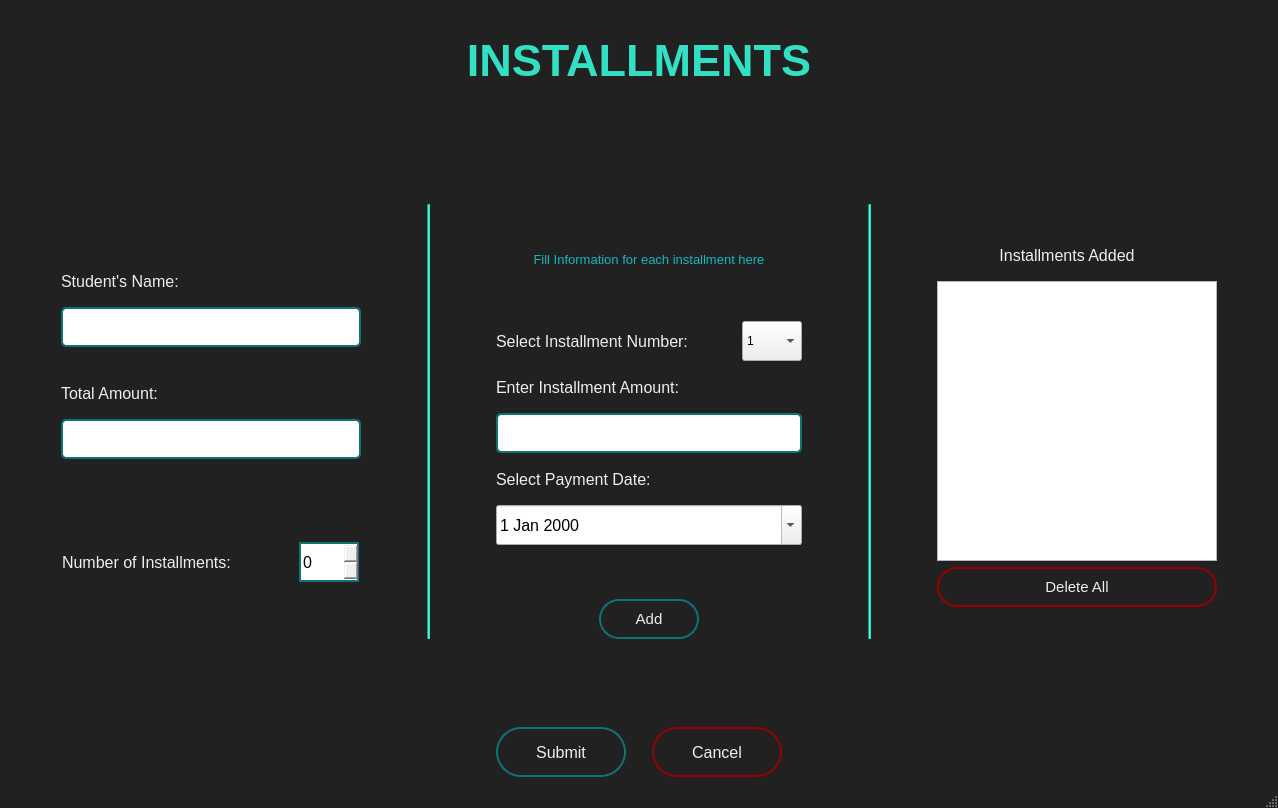
<?xml version="1.0" encoding="UTF-8"?>
<ui version="4.0">
 <class>InstallmentWindow</class>
 <widget class="QMainWindow" name="InstallmentWindow">
  <property name="geometry">
   <rect>
    <x>0</x>
    <y>0</y>
    <width>1278</width>
    <height>808</height>
   </rect>
  </property>
  <property name="windowTitle">
   <string>MainWindow</string>
  </property>
  <property name="styleSheet">
   <string notr="true">QMainWindow{
background-color: #212121;
}

QPushButton{
background-color: #212121;
Color: #eeeeee;
border-radius: 20px;
}

QPushButton#addButton{
border: 2px solid #0d7377;
}

QPushButton#addButton:hover{
border: 3px solid #32e0c4;
background-color: #0d7377;
}

QPushButton#submitButton{
border: 2px solid #0d7377;
border-radius: 25px;
}

QPushButton#submitButton:hover{
border: 3px solid #32e0c4;
background-color: #0d7377;
}

QPushButton#cancelButton{
color: #eeeeee;
background-color: #212121;
border: 2px solid #9a0002;
border-radius: 25px;
}

QPushButton#deleteAllButton:hover{
border: 3px solid rgb(255, 0, 0);
background-color: #9a0002;
}

QPushButton#deleteAllButton{
color: #eeeeee;
background-color: #212121;
border: 2px solid #9a0002;
border-radius: 20px;
}

QPushButton#cancelButton:hover{
border: 3px solid rgb(255, 0, 0);
background-color: #9a0002;
}

QLineEdit{
padding-left: 6px;
padding-right: 6px;
border: 2px solid #0d7377;
border-radius: 5px;
}

QLineEdit:hover{
border: 3px solid #32e0c4;
}

QSpinBox{
border: 2px solid #0d7377;
}

QSpinBox:hover{
border: 2px solid #32e0c4;
}

QLabel{
color: #eeeeee;
}

QLabel#installmentsLabel{
color: #32e0c4;
}</string>
  </property>
  <widget class="QWidget" name="centralwidget">
   <layout class="QGridLayout" name="gridLayout">
    <item row="1" column="2">
     <spacer name="horizontalSpacer_8">
      <property name="orientation">
       <enum>Qt::Horizontal</enum>
      </property>
      <property name="sizeHint" stdset="0">
       <size>
        <width>40</width>
        <height>20</height>
       </size>
      </property>
     </spacer>
    </item>
    <item row="1" column="0">
     <spacer name="horizontalSpacer_7">
      <property name="orientation">
       <enum>Qt::Horizontal</enum>
      </property>
      <property name="sizeHint" stdset="0">
       <size>
        <width>40</width>
        <height>20</height>
       </size>
      </property>
     </spacer>
    </item>
    <item row="1" column="1">
     <layout class="QVBoxLayout" name="verticalLayout_6">
      <item>
       <widget class="QLabel" name="installmentsLabel">
        <property name="font">
         <font>
          <family>Segoe UI</family>
          <pointsize>34</pointsize>
          <weight>75</weight>
          <bold>true</bold>
         </font>
        </property>
        <property name="text">
         <string>INSTALLMENTS</string>
        </property>
        <property name="alignment">
         <set>Qt::AlignCenter</set>
        </property>
       </widget>
      </item>
      <item>
       <spacer name="verticalSpacer_4">
        <property name="orientation">
         <enum>Qt::Vertical</enum>
        </property>
        <property name="sizeType">
         <enum>QSizePolicy::Maximum</enum>
        </property>
        <property name="sizeHint" stdset="0">
         <size>
          <width>20</width>
          <height>130</height>
         </size>
        </property>
       </spacer>
      </item>
      <item>
       <layout class="QHBoxLayout" name="horizontalLayout_4">
        <item>
         <layout class="QVBoxLayout" name="verticalLayout_2">
          <item>
           <layout class="QVBoxLayout" name="verticalLayout">
            <item>
             <widget class="QLabel" name="label">
              <property name="minimumSize">
               <size>
                <width>300</width>
                <height>40</height>
               </size>
              </property>
              <property name="maximumSize">
               <size>
                <width>300</width>
                <height>40</height>
               </size>
              </property>
              <property name="font">
               <font>
                <family>Segoe UI</family>
                <pointsize>12</pointsize>
               </font>
              </property>
              <property name="text">
               <string>Student's Name:</string>
              </property>
             </widget>
            </item>
            <item>
             <widget class="QLineEdit" name="lineEdit">
              <property name="minimumSize">
               <size>
                <width>300</width>
                <height>40</height>
               </size>
              </property>
              <property name="maximumSize">
               <size>
                <width>300</width>
                <height>40</height>
               </size>
              </property>
              <property name="font">
               <font>
                <pointsize>12</pointsize>
               </font>
              </property>
              <property name="text">
               <string/>
              </property>
              <property name="clearButtonEnabled">
               <bool>true</bool>
              </property>
             </widget>
            </item>
            <item>
             <spacer name="verticalSpacer_6">
              <property name="orientation">
               <enum>Qt::Vertical</enum>
              </property>
              <property name="sizeType">
               <enum>QSizePolicy::Maximum</enum>
              </property>
              <property name="sizeHint" stdset="0">
               <size>
                <width>20</width>
                <height>20</height>
               </size>
              </property>
             </spacer>
            </item>
            <item>
             <widget class="QLabel" name="label_2">
              <property name="minimumSize">
               <size>
                <width>300</width>
                <height>40</height>
               </size>
              </property>
              <property name="maximumSize">
               <size>
                <width>300</width>
                <height>40</height>
               </size>
              </property>
              <property name="font">
               <font>
                <family>Segoe UI</family>
                <pointsize>12</pointsize>
               </font>
              </property>
              <property name="text">
               <string>Total Amount:</string>
              </property>
             </widget>
            </item>
            <item>
             <widget class="QLineEdit" name="lineEdit_2">
              <property name="minimumSize">
               <size>
                <width>300</width>
                <height>40</height>
               </size>
              </property>
              <property name="maximumSize">
               <size>
                <width>300</width>
                <height>40</height>
               </size>
              </property>
              <property name="font">
               <font>
                <pointsize>12</pointsize>
               </font>
              </property>
              <property name="text">
               <string/>
              </property>
              <property name="clearButtonEnabled">
               <bool>true</bool>
              </property>
             </widget>
            </item>
           </layout>
          </item>
          <item>
           <spacer name="verticalSpacer_7">
            <property name="orientation">
             <enum>Qt::Vertical</enum>
            </property>
            <property name="sizeType">
             <enum>QSizePolicy::Maximum</enum>
            </property>
            <property name="sizeHint" stdset="0">
             <size>
              <width>20</width>
              <height>20</height>
             </size>
            </property>
           </spacer>
          </item>
          <item>
           <layout class="QHBoxLayout" name="horizontalLayout">
            <item>
             <widget class="QLabel" name="label_3">
              <property name="minimumSize">
               <size>
                <width>230</width>
                <height>40</height>
               </size>
              </property>
              <property name="maximumSize">
               <size>
                <width>230</width>
                <height>40</height>
               </size>
              </property>
              <property name="font">
               <font>
                <family>Segoe UI</family>
                <pointsize>12</pointsize>
               </font>
              </property>
              <property name="text">
               <string>Number of Installments:</string>
              </property>
             </widget>
            </item>
            <item>
             <widget class="QSpinBox" name="noOfInstallment">
              <property name="minimumSize">
               <size>
                <width>60</width>
                <height>40</height>
               </size>
              </property>
              <property name="maximumSize">
               <size>
                <width>60</width>
                <height>40</height>
               </size>
              </property>
              <property name="font">
               <font>
                <pointsize>12</pointsize>
               </font>
              </property>
             </widget>
            </item>
           </layout>
          </item>
         </layout>
        </item>
        <item>
         <spacer name="horizontalSpacer">
          <property name="orientation">
           <enum>Qt::Horizontal</enum>
          </property>
          <property name="sizeType">
           <enum>QSizePolicy::Maximum</enum>
          </property>
          <property name="sizeHint" stdset="0">
           <size>
            <width>60</width>
            <height>40</height>
           </size>
          </property>
         </spacer>
        </item>
        <item>
         <widget class="Line" name="line">
          <property name="styleSheet">
           <string notr="true">background-color: #32e0c4;</string>
          </property>
          <property name="orientation">
           <enum>Qt::Vertical</enum>
          </property>
         </widget>
        </item>
        <item>
         <spacer name="horizontalSpacer_2">
          <property name="orientation">
           <enum>Qt::Horizontal</enum>
          </property>
          <property name="sizeType">
           <enum>QSizePolicy::Maximum</enum>
          </property>
          <property name="sizeHint" stdset="0">
           <size>
            <width>60</width>
            <height>20</height>
           </size>
          </property>
         </spacer>
        </item>
        <item>
         <layout class="QVBoxLayout" name="verticalLayout_4">
          <item>
           <spacer name="verticalSpacer_12">
            <property name="orientation">
             <enum>Qt::Vertical</enum>
            </property>
            <property name="sizeHint" stdset="0">
             <size>
              <width>20</width>
              <height>40</height>
             </size>
            </property>
           </spacer>
          </item>
          <item>
           <widget class="QLabel" name="label_9">
            <property name="font">
             <font>
              <pointsize>10</pointsize>
             </font>
            </property>
            <property name="styleSheet">
             <string notr="true">color: rgb(50, 224, 196);
color: rgb(22, 208, 214);
color: rgb(13, 115, 119);
color: rgb(50, 224, 196);
color: rgb(19, 183, 188);</string>
            </property>
            <property name="text">
             <string>Fill Information for each installment here</string>
            </property>
            <property name="alignment">
             <set>Qt::AlignCenter</set>
            </property>
           </widget>
          </item>
          <item>
           <spacer name="verticalSpacer_11">
            <property name="orientation">
             <enum>Qt::Vertical</enum>
            </property>
            <property name="sizeHint" stdset="0">
             <size>
              <width>20</width>
              <height>40</height>
             </size>
            </property>
           </spacer>
          </item>
          <item>
           <layout class="QHBoxLayout" name="horizontalLayout_2">
            <item>
             <widget class="QLabel" name="label_4">
              <property name="minimumSize">
               <size>
                <width>240</width>
                <height>40</height>
               </size>
              </property>
              <property name="maximumSize">
               <size>
                <width>240</width>
                <height>40</height>
               </size>
              </property>
              <property name="font">
               <font>
                <family>Segoe UI</family>
                <pointsize>12</pointsize>
               </font>
              </property>
              <property name="text">
               <string>Select Installment Number:</string>
              </property>
             </widget>
            </item>
            <item>
             <widget class="QComboBox" name="comboBox">
              <property name="minimumSize">
               <size>
                <width>60</width>
                <height>40</height>
               </size>
              </property>
              <property name="maximumSize">
               <size>
                <width>60</width>
                <height>40</height>
               </size>
              </property>
              <item>
               <property name="text">
                <string>1</string>
               </property>
              </item>
              <item>
               <property name="text">
                <string>2</string>
               </property>
              </item>
              <item>
               <property name="text">
                <string>3</string>
               </property>
              </item>
              <item>
               <property name="text">
                <string>4</string>
               </property>
              </item>
              <item>
               <property name="text">
                <string>5</string>
               </property>
              </item>
             </widget>
            </item>
           </layout>
          </item>
          <item>
           <layout class="QVBoxLayout" name="verticalLayout_3">
            <item>
             <widget class="QLabel" name="label_5">
              <property name="minimumSize">
               <size>
                <width>300</width>
                <height>40</height>
               </size>
              </property>
              <property name="maximumSize">
               <size>
                <width>300</width>
                <height>40</height>
               </size>
              </property>
              <property name="font">
               <font>
                <family>Segoe UI</family>
                <pointsize>12</pointsize>
               </font>
              </property>
              <property name="text">
               <string>Enter Installment Amount:</string>
              </property>
             </widget>
            </item>
            <item>
             <widget class="QLineEdit" name="lineEdit_3">
              <property name="minimumSize">
               <size>
                <width>300</width>
                <height>40</height>
               </size>
              </property>
              <property name="maximumSize">
               <size>
                <width>310</width>
                <height>40</height>
               </size>
              </property>
              <property name="font">
               <font>
                <pointsize>12</pointsize>
               </font>
              </property>
              <property name="text">
               <string/>
              </property>
              <property name="alignment">
               <set>Qt::AlignLeading|Qt::AlignLeft|Qt::AlignVCenter</set>
              </property>
              <property name="clearButtonEnabled">
               <bool>true</bool>
              </property>
             </widget>
            </item>
            <item>
             <widget class="QLabel" name="label_8">
              <property name="minimumSize">
               <size>
                <width>300</width>
                <height>40</height>
               </size>
              </property>
              <property name="maximumSize">
               <size>
                <width>300</width>
                <height>40</height>
               </size>
              </property>
              <property name="font">
               <font>
                <family>Segoe UI</family>
                <pointsize>12</pointsize>
               </font>
              </property>
              <property name="text">
               <string>Select Payment Date:</string>
              </property>
             </widget>
            </item>
            <item>
             <widget class="QDateEdit" name="dateEdit">
              <property name="minimumSize">
               <size>
                <width>300</width>
                <height>40</height>
               </size>
              </property>
              <property name="font">
               <font>
                <family>Segoe UI</family>
                <pointsize>12</pointsize>
               </font>
              </property>
              <property name="calendarPopup">
               <bool>true</bool>
              </property>
             </widget>
            </item>
           </layout>
          </item>
          <item>
           <spacer name="verticalSpacer_8">
            <property name="orientation">
             <enum>Qt::Vertical</enum>
            </property>
            <property name="sizeHint" stdset="0">
             <size>
              <width>20</width>
              <height>40</height>
             </size>
            </property>
           </spacer>
          </item>
          <item>
           <layout class="QHBoxLayout" name="horizontalLayout_3">
            <item>
             <widget class="QLabel" name="label_6">
              <property name="text">
               <string/>
              </property>
             </widget>
            </item>
            <item>
             <widget class="QPushButton" name="addButton">
              <property name="minimumSize">
               <size>
                <width>100</width>
                <height>40</height>
               </size>
              </property>
              <property name="maximumSize">
               <size>
                <width>100</width>
                <height>40</height>
               </size>
              </property>
              <property name="font">
               <font>
                <pointsize>11</pointsize>
               </font>
              </property>
              <property name="cursor">
               <cursorShape>OpenHandCursor</cursorShape>
              </property>
              <property name="text">
               <string>Add</string>
              </property>
             </widget>
            </item>
            <item>
             <widget class="QLabel" name="label_7">
              <property name="text">
               <string/>
              </property>
             </widget>
            </item>
           </layout>
          </item>
         </layout>
        </item>
        <item>
         <spacer name="horizontalSpacer_3">
          <property name="orientation">
           <enum>Qt::Horizontal</enum>
          </property>
          <property name="sizeType">
           <enum>QSizePolicy::Maximum</enum>
          </property>
          <property name="sizeHint" stdset="0">
           <size>
            <width>60</width>
            <height>20</height>
           </size>
          </property>
         </spacer>
        </item>
        <item>
         <widget class="Line" name="line_2">
          <property name="styleSheet">
           <string notr="true">background-color: #32e0c4;</string>
          </property>
          <property name="orientation">
           <enum>Qt::Vertical</enum>
          </property>
         </widget>
        </item>
        <item>
         <spacer name="horizontalSpacer_4">
          <property name="orientation">
           <enum>Qt::Horizontal</enum>
          </property>
          <property name="sizeType">
           <enum>QSizePolicy::Maximum</enum>
          </property>
          <property name="sizeHint" stdset="0">
           <size>
            <width>60</width>
            <height>20</height>
           </size>
          </property>
         </spacer>
        </item>
        <item>
         <layout class="QVBoxLayout" name="verticalLayout_5">
          <item>
           <spacer name="verticalSpacer_10">
            <property name="orientation">
             <enum>Qt::Vertical</enum>
            </property>
            <property name="sizeHint" stdset="0">
             <size>
              <width>20</width>
              <height>40</height>
             </size>
            </property>
           </spacer>
          </item>
          <item>
           <widget class="QLabel" name="addedInstallmentsLabel">
            <property name="minimumSize">
             <size>
              <width>260</width>
              <height>40</height>
             </size>
            </property>
            <property name="maximumSize">
             <size>
              <width>260</width>
              <height>40</height>
             </size>
            </property>
            <property name="font">
             <font>
              <family>Segoe UI</family>
              <pointsize>12</pointsize>
             </font>
            </property>
            <property name="text">
             <string>Installments Added</string>
            </property>
            <property name="alignment">
             <set>Qt::AlignCenter</set>
            </property>
           </widget>
          </item>
          <item>
           <widget class="QListWidget" name="installmentList">
            <property name="minimumSize">
             <size>
              <width>280</width>
              <height>280</height>
             </size>
            </property>
            <property name="maximumSize">
             <size>
              <width>280</width>
              <height>280</height>
             </size>
            </property>
            <property name="font">
             <font>
              <pointsize>11</pointsize>
             </font>
            </property>
            <property name="dragEnabled">
             <bool>true</bool>
            </property>
            <property name="dragDropMode">
             <enum>QAbstractItemView::DragDrop</enum>
            </property>
            <property name="defaultDropAction">
             <enum>Qt::MoveAction</enum>
            </property>
           </widget>
          </item>
          <item>
           <widget class="QPushButton" name="deleteAllButton">
            <property name="minimumSize">
             <size>
              <width>280</width>
              <height>40</height>
             </size>
            </property>
            <property name="maximumSize">
             <size>
              <width>280</width>
              <height>40</height>
             </size>
            </property>
            <property name="font">
             <font>
              <family>Segoe UI</family>
              <pointsize>11</pointsize>
             </font>
            </property>
            <property name="text">
             <string>Delete All</string>
            </property>
           </widget>
          </item>
          <item>
           <spacer name="verticalSpacer_9">
            <property name="orientation">
             <enum>Qt::Vertical</enum>
            </property>
            <property name="sizeHint" stdset="0">
             <size>
              <width>20</width>
              <height>40</height>
             </size>
            </property>
           </spacer>
          </item>
         </layout>
        </item>
       </layout>
      </item>
      <item>
       <spacer name="verticalSpacer">
        <property name="orientation">
         <enum>Qt::Vertical</enum>
        </property>
        <property name="sizeType">
         <enum>QSizePolicy::Maximum</enum>
        </property>
        <property name="sizeHint" stdset="0">
         <size>
          <width>20</width>
          <height>100</height>
         </size>
        </property>
       </spacer>
      </item>
      <item>
       <layout class="QHBoxLayout" name="horizontalLayout_5">
        <item>
         <spacer name="horizontalSpacer_5">
          <property name="orientation">
           <enum>Qt::Horizontal</enum>
          </property>
          <property name="sizeHint" stdset="0">
           <size>
            <width>40</width>
            <height>20</height>
           </size>
          </property>
         </spacer>
        </item>
        <item>
         <widget class="QPushButton" name="submitButton">
          <property name="minimumSize">
           <size>
            <width>130</width>
            <height>50</height>
           </size>
          </property>
          <property name="maximumSize">
           <size>
            <width>130</width>
            <height>50</height>
           </size>
          </property>
          <property name="font">
           <font>
            <pointsize>12</pointsize>
           </font>
          </property>
          <property name="cursor">
           <cursorShape>OpenHandCursor</cursorShape>
          </property>
          <property name="text">
           <string>Submit</string>
          </property>
         </widget>
        </item>
        <item>
         <spacer name="verticalSpacer_5">
          <property name="orientation">
           <enum>Qt::Vertical</enum>
          </property>
          <property name="sizeHint" stdset="0">
           <size>
            <width>20</width>
            <height>40</height>
           </size>
          </property>
         </spacer>
        </item>
        <item>
         <widget class="QPushButton" name="cancelButton">
          <property name="minimumSize">
           <size>
            <width>130</width>
            <height>50</height>
           </size>
          </property>
          <property name="maximumSize">
           <size>
            <width>130</width>
            <height>50</height>
           </size>
          </property>
          <property name="font">
           <font>
            <pointsize>12</pointsize>
           </font>
          </property>
          <property name="cursor">
           <cursorShape>OpenHandCursor</cursorShape>
          </property>
          <property name="text">
           <string>Cancel</string>
          </property>
         </widget>
        </item>
        <item>
         <spacer name="horizontalSpacer_6">
          <property name="orientation">
           <enum>Qt::Horizontal</enum>
          </property>
          <property name="sizeHint" stdset="0">
           <size>
            <width>40</width>
            <height>20</height>
           </size>
          </property>
         </spacer>
        </item>
       </layout>
      </item>
     </layout>
    </item>
    <item row="2" column="1">
     <spacer name="verticalSpacer_2">
      <property name="orientation">
       <enum>Qt::Vertical</enum>
      </property>
      <property name="sizeHint" stdset="0">
       <size>
        <width>20</width>
        <height>40</height>
       </size>
      </property>
     </spacer>
    </item>
    <item row="0" column="1">
     <spacer name="verticalSpacer_3">
      <property name="orientation">
       <enum>Qt::Vertical</enum>
      </property>
      <property name="sizeType">
       <enum>QSizePolicy::Maximum</enum>
      </property>
      <property name="sizeHint" stdset="0">
       <size>
        <width>20</width>
        <height>80</height>
       </size>
      </property>
     </spacer>
    </item>
   </layout>
  </widget>
  <widget class="QStatusBar" name="statusbar"/>
 </widget>
 <resources/>
 <connections/>
</ui>
